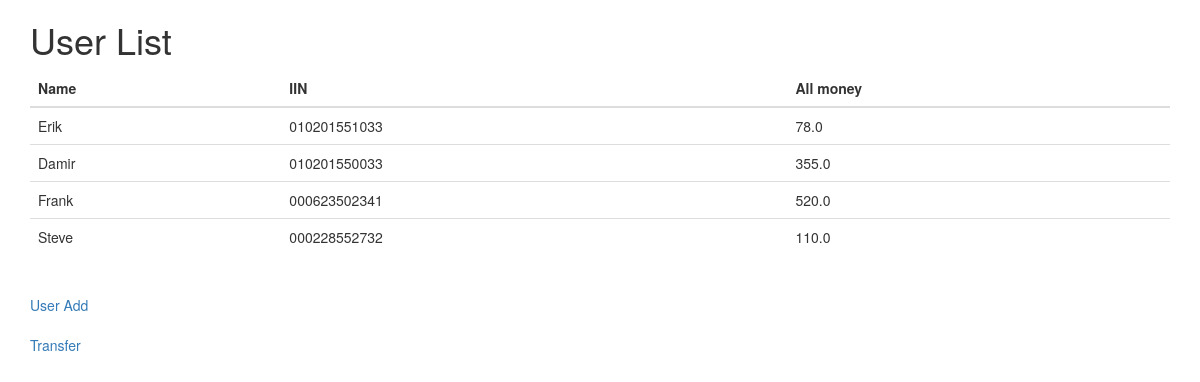
The page / on the database its author committed.
### api/models.py (models this page shows, shortened)
class User_Model(models.Model):
    User_Name = models.CharField(max_length=15, )
    User_IIN = models.CharField(max_length=12, unique=True)
    All_money = models.FloatField(default=0)

### api/views.py (the view)
# urls.py: path('', user_list_view, name='user-list'),
def user_list_view(request):
    users = User_Model.objects.all()
    return render(request, 'Users_lst.html', {'users': users})

### templates/Users_lst.html (shortened to what this page needs)
<!DOCTYPE html>
<html>
<head>
    <link rel="stylesheet" href="https://maxcdn.bootstrapcdn.com/bootstrap/3.3.5/css/bootstrap.min.css">
</head>
<body>
<div class="container">
    <h1 class="mt-5">User List</h1>
    <table class="table mt-4">
        <thead class="thead-dark">
            <tr>
                <th>Name</th>
                <th>IIN</th>
                <th>All money</th>
            </tr>
        </thead>
        <tbody>
            {% for user in users %}
            <tr>
                <td>{{ user.User_Name }}</td>
                <td>{{ user.User_IIN }}</td>
                <td>{{ user.All_money }}</td>
            </tr>
            {% endfor %}
        </tbody>
    </table>
    <br><a href="{% url 'Create' %}">User Add</a><br>
    <br><a href="{% url 'Transfer' %}">Transfer</a><br>
</div>
</body>
</html>

### rows shown on the page
User_Model: User_Name "Erik", User_IIN "010201551033", All_money "78.0"
User_Model: User_Name "Damir", User_IIN "010201550033", All_money "355.0"
User_Model: User_Name "Frank", User_IIN "000623502341", All_money "520.0"
User_Model: User_Name "Steve", User_IIN "000228552732", All_money "110.0"
